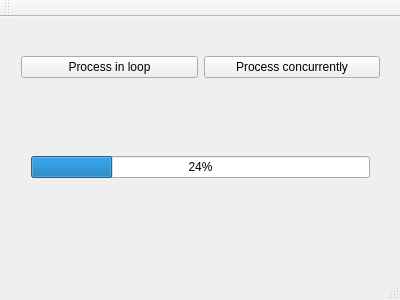
<?xml version="1.0" encoding="UTF-8"?>
<ui version="4.0">
 <class>MainWindow</class>
 <widget class="QMainWindow" name="MainWindow">
  <property name="geometry">
   <rect>
    <x>0</x>
    <y>0</y>
    <width>400</width>
    <height>300</height>
   </rect>
  </property>
  <property name="windowTitle">
   <string>MainWindow</string>
  </property>
  <widget class="QWidget" name="centralWidget">
   <widget class="QWidget" name="horizontalLayoutWidget">
    <property name="geometry">
     <rect>
      <x>10</x>
      <y>10</y>
      <width>381</width>
      <height>80</height>
     </rect>
    </property>
    <layout class="QHBoxLayout" name="horizontalLayout">
     <item>
      <widget class="QPushButton" name="loopBtn">
       <property name="text">
        <string>Process in loop</string>
       </property>
      </widget>
     </item>
     <item>
      <widget class="QPushButton" name="concurrentBtn">
       <property name="text">
        <string>Process concurrently</string>
       </property>
      </widget>
     </item>
    </layout>
   </widget>
   <widget class="QWidget" name="horizontalLayoutWidget_2">
    <property name="geometry">
     <rect>
      <x>20</x>
      <y>110</y>
      <width>361</width>
      <height>80</height>
     </rect>
    </property>
    <layout class="QHBoxLayout" name="horizontalLayout_2">
     <item>
      <widget class="QProgressBar" name="progressBar">
       <property name="value">
        <number>24</number>
       </property>
      </widget>
     </item>
    </layout>
   </widget>
  </widget>
  <widget class="QMenuBar" name="menuBar">
   <property name="geometry">
    <rect>
     <x>0</x>
     <y>0</y>
     <width>400</width>
     <height>26</height>
    </rect>
   </property>
  </widget>
  <widget class="QToolBar" name="mainToolBar">
   <attribute name="toolBarArea">
    <enum>TopToolBarArea</enum>
   </attribute>
   <attribute name="toolBarBreak">
    <bool>false</bool>
   </attribute>
  </widget>
  <widget class="QStatusBar" name="statusBar"/>
 </widget>
 <layoutdefault spacing="6" margin="11"/>
 <resources/>
 <connections/>
</ui>
